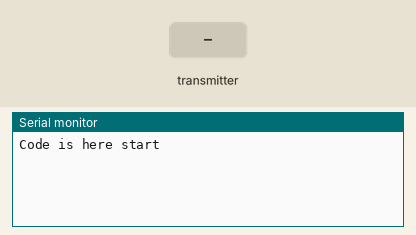
Recording of a sketch running on a simulated Arduino Uno, built with avr-gcc and run on an emulated ATmega328P. Parts: the last lines printed to the serial monitor. The test bench sets the inputs (shaded band). No radio packets arrive unless stated.

Above: at 1.2 s.
1.3 s: the transmitter starts sending PanelVoltage = 0
At 2.0 s:
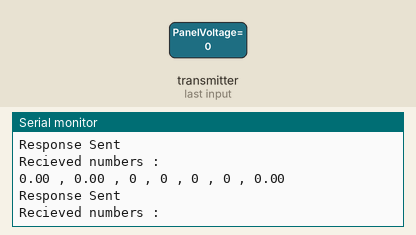
2.8 s: the transmitter starts sending PanelAmpere = 100
At 3.4 s:
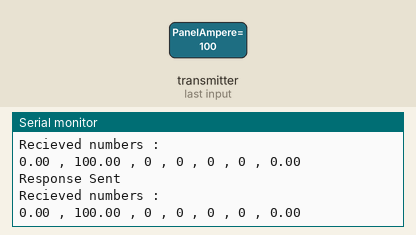

The sketch:

receiver_uno.ino
```cpp
#include <SPI.h>
#include <nRF24L01.h>
#include <RF24.h>
#include <Time.h>
#include <TimeLib.h>


#define TIME_MSG_LEN  11   // time sync to PC is HEADER followed by unix time_t as ten ascii digits
#define TIME_HEADER  255   // Header tag for serial time sync message


#define RF24_CE_PIN 9
#define RF24_CSN_PIN 8

RF24 radio(RF24_CE_PIN, RF24_CSN_PIN); // CE, CSN
const byte addresses[][6] = {"02019", "02020"};


struct PanelStat{
  float PanelVoltage;
  float PanelAmpere;
  int Raindrop;
  int PanelLDR;
  int PanelTemp;
  int PanelHumi;
  float Temperature;
//  int DustCheckLDR;
};

struct PanelArrayOneStat{
  float AOnePanelVoltage;
  float AOnePanelAmpere;
  int EnRaindrop; //En - Environment
  int AOnePanelLDR;
  int AOnePanelTemp;
  int AOnePanelHumi;
  float EnTemperature;
//  int AoneDustCheckLDR;
};


char responseMsg[] = "OK" ;
bool responseM = 1;

void setup() {
   Serial.begin(9600);
   Serial.println("Code is here start ");
   radio.begin();
   radio.openReadingPipe(1, addresses[0]); // 00001
   radio.openWritingPipe(addresses[1]); // 00002
   radio.setPALevel(RF24_PA_MIN);
   radio.setChannel(0x66);


  }

void loop() {
  struct PanelStat PSone;
  struct PanelArrayOneStat PAOS;

   radio.startListening();
//   while (!radio.available());

  if(radio.available()){
       radio.read(&PSone, sizeof(PSone));


   PAOS.AOnePanelVoltage = PSone.PanelVoltage;
   PAOS.AOnePanelAmpere = PSone.PanelAmpere;
   PAOS.EnRaindrop = PSone.Raindrop;
   PAOS.AOnePanelLDR = PSone.PanelLDR;
   PAOS.AOnePanelTemp = PSone.PanelTemp;
   PAOS.AOnePanelHumi = PSone.PanelHumi;
   PAOS.EnTemperature = PSone.Temperature;


   Serial.println("Recieved numbers : ");;
   Serial.print(PAOS.AOnePanelVoltage);
   Serial.print(" , ");
   Serial.print(PAOS.AOnePanelAmpere);
   Serial.print(" , ");
   Serial.print(PAOS.EnRaindrop);
   Serial.print(" , ");
   Serial.print(PAOS.AOnePanelLDR);
   Serial.print(" , ");
   Serial.print(PAOS.AOnePanelTemp);
   Serial.print(" , ");
   Serial.print(PAOS.AOnePanelHumi);
   Serial.print(" , ");
   Serial.println(PAOS.EnTemperature);

   radio.stopListening();

   Serial.println("Response Sent");
   Serial.print("\n");
   radio.write(&responseM, sizeof(responseM));
  }

//  else{
//    Serial.println("Time out\n");
//  }

  }


void digitalClockDisplay()
{
  Serial.print(hour());
  printDigits(minute());
  printDigits(second());
  Serial.println();
}
void printDigits(int digits)
{
  Serial.print(":");
  if(digits < 10)
    Serial.print('0');
  Serial.print(digits);
}
```

Measured:
- after the input at 1.3 s, the serial monitor: prints a new line at once (image 1)
- after the input at 2.8 s, the serial monitor: prints a new line after 0.12 s (image 2)
